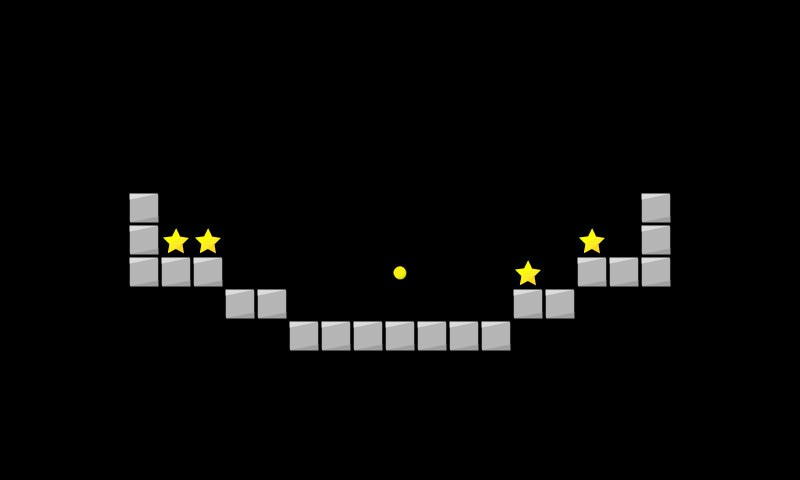

The image is a tile-based game level rendered from a .tmx file. Its description and source (layers, tilesets, objects; grid data summarised) follow:
An orthogonal 25x15 tile map with 32x32 px tiles, 1 tile layer (map).

<map version="1.2" tiledversion="1.2.4" orientation="orthogonal" renderorder="right-down" width="25" height="15" tilewidth="32" tileheight="32" infinite="0" nextlayerid="3" nextobjectid="1">
 <properties>
  <property name="ad" value="false" />
 </properties>
 <tileset firstgid="1" name="map_tiles" tilewidth="32" tileheight="32" tilecount="225" columns="15">
  <image source="../../img/map_tiles.png" width="480" height="480" />
 </tileset>
 <layer id="1" name="map" width="25" height="15">
  <data>[375 cells, 26 non-empty, 3 distinct tile ids]</data>
 </layer>
 <objectgroup color="#ffffff" id="2" name="Object Layer 1" />
</map>
